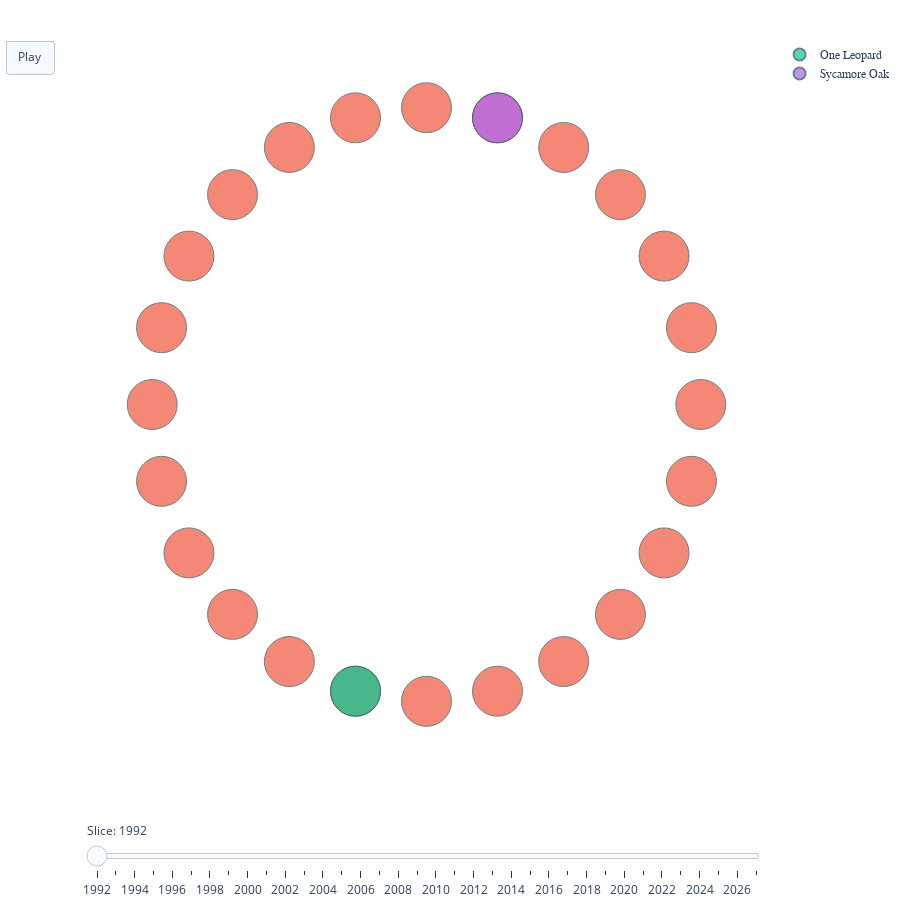

Notebook source saved alongside this figure:
### Code cell
plot_tensor_graph_slices(X, node_map, time_map, 
                         trace_nodes = countries[:3],
                         window = 1,  # only show connections for the current slice (year)
                         globalize_node_sizes=False,  # each slice uses local normalization for node sizing
                         filter_isolated_nodes=False,  # if True only show nodes that have edges
                         verbose=True)

### Figure 1 — Plotly figure (JSON) as saved in the notebook; plotly's stock layout.template omitted (floating-point values rounded to 4 significant figures)
{"data": [{"hoverinfo": "none", "line": {"color": "#888", "width": 0.5}, "mode": "lines", "showlegend": false, "type": "scatter", "x": [], "y": []}, {"hoverinfo": "text", "marker": {"line": {"color": ["DarkSlateGrey", "DarkSlateGrey", "DarkSlateGrey", "DarkSlateGrey", "DarkSlateGrey", "DarkSlateGrey", "DarkSlateGrey", "DarkSlateGrey", "DarkSlateGrey", "DarkSlateGrey", "DarkSlateGrey", "DarkSlateGrey", "DarkSlateGrey", "DarkSlateGrey", "DarkSlateGrey", "DarkSlateGrey", "DarkSlateGrey", "DarkSlateGrey", "DarkSlateGrey", "DarkSlateGrey", "DarkSlateGrey", "DarkSlateGrey", "DarkSlateGrey", "DarkSlateGrey"], "width": [1, 1, 1, 1, 1, 1, 1, 1, 1, 1, 1, 1, 1, 1, 1, 1, 1, 1, 1, 1, 1, 1, 1, 1]}, "size": [50, 50, 50, 50, 50, 50, 50, 50, 50, 50, 50, 50, 50, 50, 50, 50, 50, 50, 50, 50, 50, 50, 50, 50]}, "mode": "markers", "showlegend": false, "text": ["<b></b>", "<b>Shrimp Purple</b>", "<b>Beef Mango</b>", "<b>Peach Fifteen</b>", "<b>Sycamore Oak</b>", "<b>Elm Willow</b>", "<b>Lavender Alder</b>", "<b>Cypress Tiger Birch</b>", "<b>Lion Tiger Crocodile</b>", "<b>Blue Rabbit</b>", "<b>Oak Fish Panda</b>", "<b>One Sixteen</b>", "<b>One Leopard</b>", "<b>Maroon Eight</b>", "<b>Four Birch</b>", "<b>Turquoise Nineteen</b>", "<b>Eight Nine Twenty</b>", "<b>Pine One Magenta</b>", "<b>Nine Cypress</b>", "<b>Strawberry Aspen Peach</b>", "<b>Crocodile Ten</b>", "<b>Crocodile Nine</b>", "<b>Bear Elm Fish</b>", "<b>Bear Ten</b>"], "type": "scatter", "x": [1, 0.8536, 0.8536, 0.6294, 0.6294, 0.75, 0.01704, 0.1464, 0.06699, 0.5, 0.01704, 0.1464, 0.3706, 0.5, 2.017e-09, 0.983, 0.25, 0.75, 0.06699, 0.933, 0.25, 0.3706, 0.983, 0.933], "y": [0.5, 0.1464, 0.8536, 0.01704, 0.983, 0.933, 0.3706, 0.8536, 0.25, 1.0, 0.6294, 0.1464, 0.01704, 1.102e-09, 0.5, 0.3706, 0.06699, 0.06699, 0.75, 0.25, 0.933, 0.983, 0.6294, 0.75]}, {"hoverinfo": "text", "marker": {"line": {"color": ["DarkSlateGrey", "DarkSlateGrey", "DarkSlateGrey", "DarkSlateGrey", "DarkSlateGrey", "DarkSlateGrey", "DarkSlateGrey", "DarkSlateGrey", "DarkSlateGrey", "DarkSlateGrey", "DarkSlateGrey", "DarkSlateGrey", "DarkSlateGrey", "DarkSlateGrey", "DarkSlateGrey", "DarkSlateGrey", "DarkSlateGrey", "DarkSlateGrey", "DarkSlateGrey", "DarkSlateGrey", "DarkSlateGrey", "DarkSlateGrey", "DarkSlateGrey", "DarkSlateGrey"], "width": [1, 1, 1, 1, 1, 1, 1, 1, 1, 1, 1, 1, 1, 1, 1, 1, 1, 1, 1, 1, 1, 1, 1, 1]}, "size": [50]}, "mode": "markers", "name": "One Leopard", "showlegend": true, "text": ["<b>One Leopard</b>"], "type": "scatter", "x": [0.3706], "y": [0.01704]}, {"hoverinfo": "text", "marker": {"line": {"color": ["DarkSlateGrey", "DarkSlateGrey", "DarkSlateGrey", "DarkSlateGrey", "DarkSlateGrey", "DarkSlateGrey", "DarkSlateGrey", "DarkSlateGrey", "DarkSlateGrey", "DarkSlateGrey", "DarkSlateGrey", "DarkSlateGrey", "DarkSlateGrey", "DarkSlateGrey", "DarkSlateGrey", "DarkSlateGrey", "DarkSlateGrey", "DarkSlateGrey", "DarkSlateGrey", "DarkSlateGrey", "DarkSlateGrey", "DarkSlateGrey", "DarkSlateGrey", "DarkSlateGrey"], "width": [1, 1, 1, 1, 1, 1, 1, 1, 1, 1, 1, 1, 1, 1, 1, 1, 1, 1, 1, 1, 1, 1, 1, 1]}, "size": [50]}, "mode": "markers", "name": "Sycamore Oak", "showlegend": true, "text": ["<b>Sycamore Oak</b>"], "type": "scatter", "x": [0.6294], "y": [0.983]}], "layout": {"height": 900, "legend": {"font": {"family": "sans-serif", "size": 12}, "itemsizing": "constant", "traceorder": "normal"}, "margin": {"b": 20, "l": 5, "r": 5, "t": 40}, "paper_bgcolor": "rgba(0,0,0,0)", "plot_bgcolor": "rgba(0,0,0,0)", "showlegend": true, "sliders": [{"active": 0, "currentvalue": {"prefix": "Slice: ", "visible": true}, "pad": {"t": 50}, "steps": [{"args": [["1992"], {"frame": {"duration": 2000, "redraw": true}, "mode": "immediate"}], "label": "1992", "method": "animate"}, {"args": [["1993"], {"frame": {"duration": 2000, "redraw": true}, "mode": "immediate"}], "label": "1993", "method": "animate"}, {"args": [["1994"], {"frame": {"duration": 2000, "redraw": true}, "mode": "immediate"}], "label": "1994", "method": "animate"}, {"args": [["1995"], {"frame": {"duration": 2000, "redraw": true}, "mode": "immediate"}], "label": "1995", "method": "animate"}, {"args": [["1996"], {"frame": {"duration": 2000, "redraw": true}, "mode": "immediate"}], "label": "1996", "method": "animate"}, {"args": [["1997"], {"frame": {"duration": 2000, "redraw": true}, "mode": "immediate"}], "label": "1997", "method": "animate"}, {"args": [["1998"], {"frame": {"duration": 2000, "redraw": true}, "mode": "immediate"}], "label": "1998", "method": "animate"}, {"args": [["1999"], {"frame": {"duration": 2000, "redraw": true}, "mode": "immediate"}], "label": "1999", "method": "animate"}, {"args": [["2000"], {"frame": {"duration": 2000, "redraw": true}, "mode": "immediate"}], "label": "2000", "method": "animate"}, {"args": [["2001"], {"frame": {"duration": 2000, "redraw": true}, "mode": "immediate"}], "label": "2001", "method": "animate"}, {"args": [["2002"], {"frame": {"duration": 2000, "redraw": true}, "mode": "immediate"}], "label": "2002", "method": "animate"}, {"args": [["2003"], {"frame": {"duration": 2000, "redraw": true}, "mode": "immediate"}], "label": "2003", "method": "animate"}, {"args": [["2004"], {"frame": {"duration": 2000, "redraw": true}, "mode": "immediate"}], "label": "2004", "method": "animate"}, {"args": [["2005"], {"frame": {"duration": 2000, "redraw": true}, "mode": "immediate"}], "label": "2005", "method": "animate"}, {"args": [["2006"], {"frame": {"duration": 2000, "redraw": true}, "mode": "immediate"}], "label": "2006", "method": "animate"}, {"args": [["2007"], {"frame": {"duration": 2000, "redraw": true}, "mode": "immediate"}], "label": "2007", "method": "animate"}, {"args": [["2008"], {"frame": {"duration": 2000, "redraw": true}, "mode": "immediate"}], "label": "2008", "method": "animate"}, {"args": [["2009"], {"frame": {"duration": 2000, "redraw": true}, "mode": "immediate"}], "label": "2009", "method": "animate"}, {"args": [["2010"], {"frame": {"duration": 2000, "redraw": true}, "mode": "immediate"}], "label": "2010", "method": "animate"}, {"args": [["2011"], {"frame": {"duration": 2000, "redraw": true}, "mode": "immediate"}], "label": "2011", "method": "animate"}, {"args": [["2012"], {"frame": {"duration": 2000, "redraw": true}, "mode": "immediate"}], "label": "2012", "method": "animate"}, {"args": [["2013"], {"frame": {"duration": 2000, "redraw": true}, "mode": "immediate"}], "label": "2013", "method": "animate"}, {"args": [["2014"], {"frame": {"duration": 2000, "redraw": true}, "mode": "immediate"}], "label": "2014", "method": "animate"}, {"args": [["2015"], {"frame": {"duration": 2000, "redraw": true}, "mode": "immediate"}], "label": "2015", "method": "animate"}, {"args": [["2016"], {"frame": {"duration": 2000, "redraw": true}, "mode": "immediate"}], "label": "2016", "method": "animate"}, {"args": [["2017"], {"frame": {"duration": 2000, "redraw": true}, "mode": "immediate"}], "label": "2017", "method": "animate"}, {"args": [["2018"], {"frame": {"duration": 2000, "redraw": true}, "mode": "immediate"}], "label": "2018", "method": "animate"}, {"args": [["2019"], {"frame": {"duration": 2000, "redraw": true}, "mode": "immediate"}], "label": "2019", "method": "animate"}, {"args": [["2020"], {"frame": {"duration": 2000, "redraw": true}, "mode": "immediate"}], "label": "2020", "method": "animate"}, {"args": [["2021"], {"frame": {"duration": 2000, "redraw": true}, "mode": "immediate"}], "label": "2021", "method": "animate"}, {"args": [["2022"], {"frame": {"duration": 2000, "redraw": true}, "mode": "immediate"}], "label": "2022", "method": "animate"}, {"args": [["2023"], {"frame": {"duration": 2000, "redraw": true}, "mode": "immediate"}], "label": "2023", "method": "animate"}, {"args": [["2024"], {"frame": {"duration": 2000, "redraw": true}, "mode": "immediate"}], "label": "2024", "method": "animate"}, {"args": [["2025"], {"frame": {"duration": 2000, "redraw": true}, "mode": "immediate"}], "label": "2025", "method": "animate"}, {"args": [["2026"], {"frame": {"duration": 2000, "redraw": true}, "mode": "immediate"}], "label": "2026", "method": "animate"}, {"args": [["2027"], {"frame": {"duration": 2000, "redraw": true}, "mode": "immediate"}], "label": "2027", "method": "animate"}]}], "title": {"text": ""}, "updatemenus": [{"buttons": [{"args": [null, {"frame": {"duration": 1500, "redraw": true}, "transition": {"duration": 1000}}], "label": "Play", "method": "animate"}], "type": "buttons"}], "width": 900, "xaxis": {"showgrid": false, "showticklabels": false, "zeroline": false}, "yaxis": {"showgrid": false, "showticklabels": false, "zeroline": false}}}
